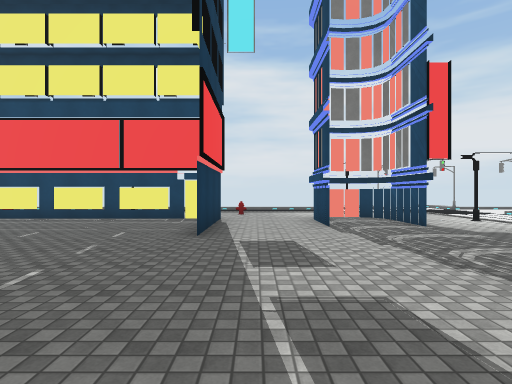
View 1 (above)

24 first-person views from a walk through a scene from a Unity 3-D project. The camera is 1.5 m above the floor, looks level and sees 80° across. The floor is counted in squares, 2 m on a side. Each view is taken from the middle of a square. On the plan, view 1 faces up. The plan holds only what a view shows up to about 10 squares ahead; the rest is blank. The place goes on beyond the plan. The player character is not drawn. Door leaves are left out, so doorways stand open. Surface patterns are stand-ins for the level's own textures.

View 2
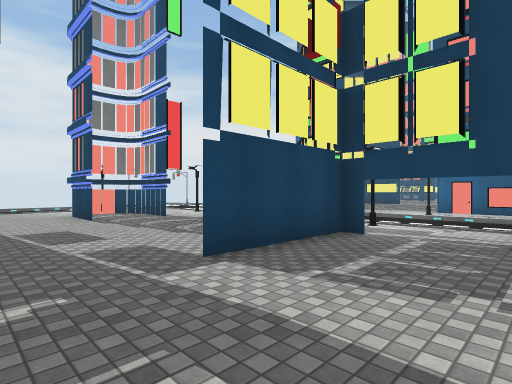

View 3
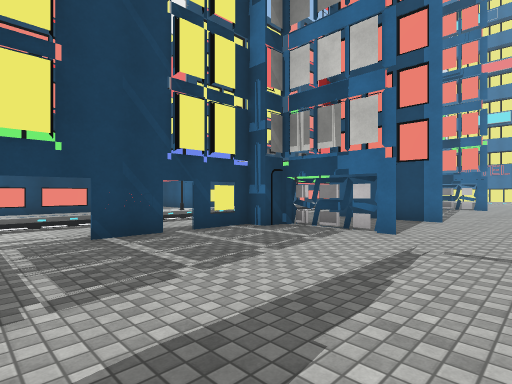

View 4
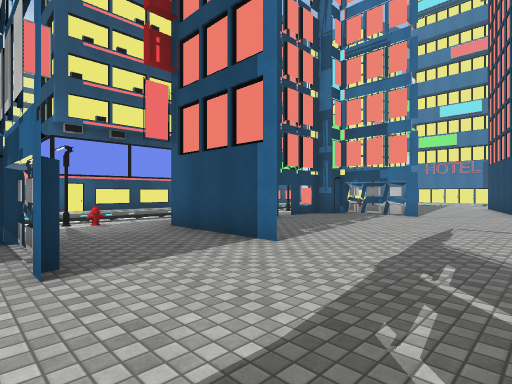

View 5
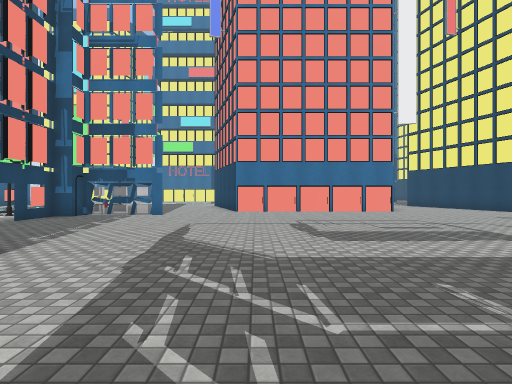

View 6
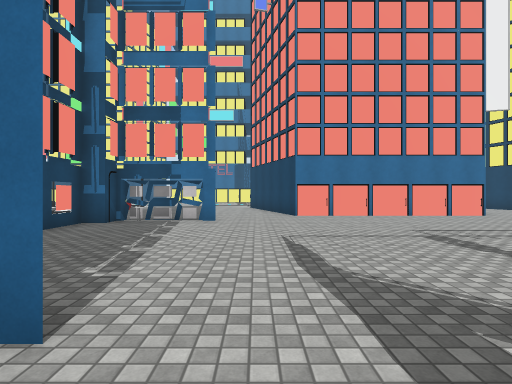

View 7
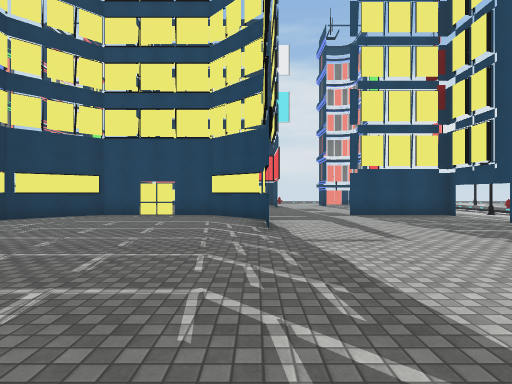

View 8
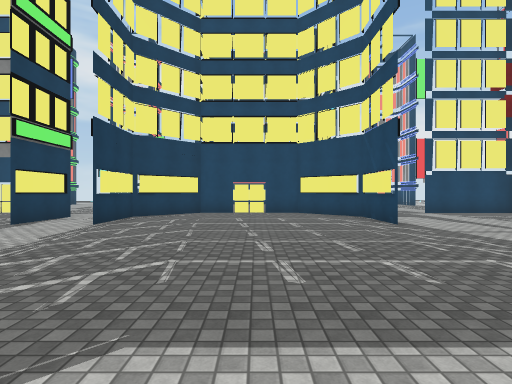

View 9
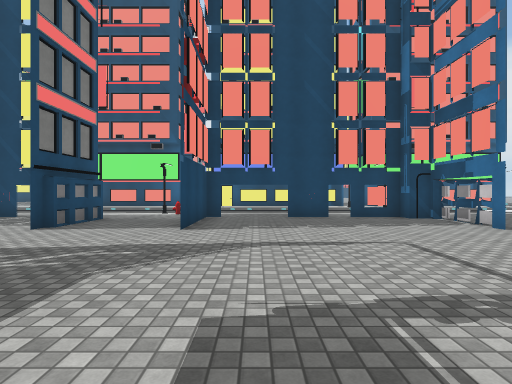

View 10
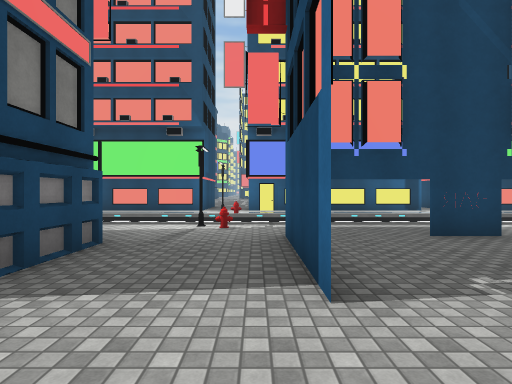

View 11
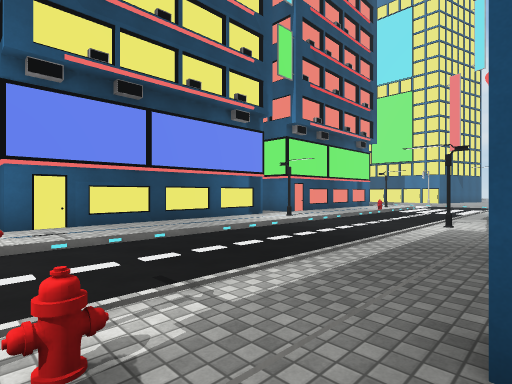

View 12
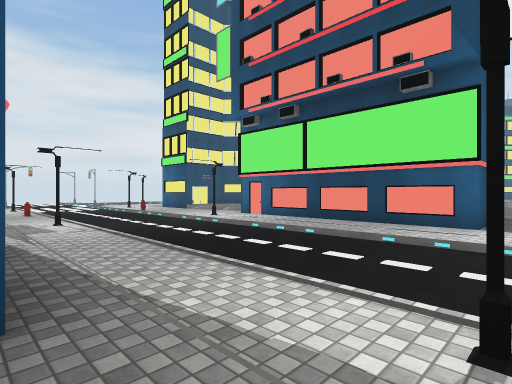

View 13
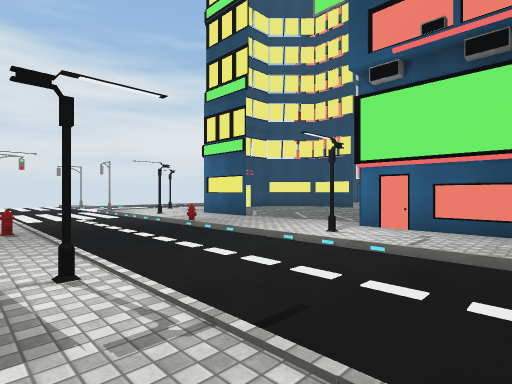

View 14
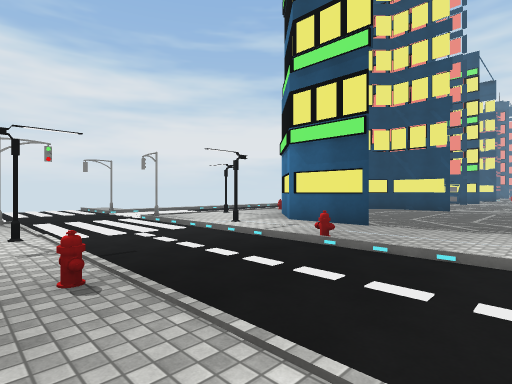

View 15
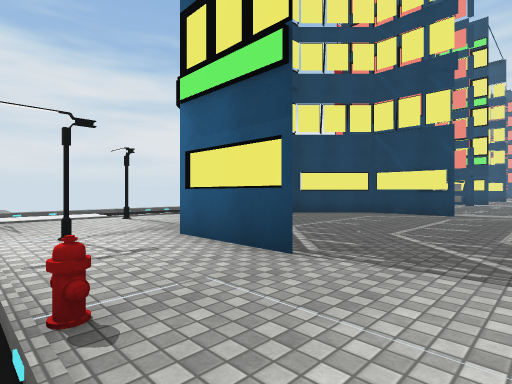

View 16
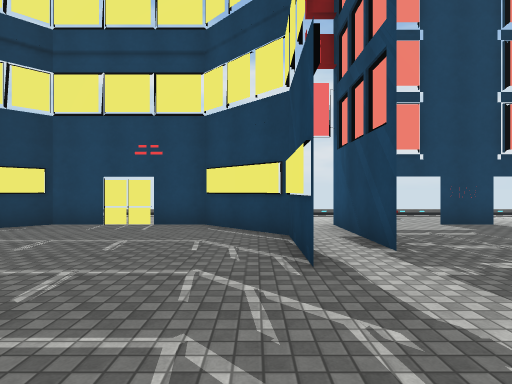

View 17
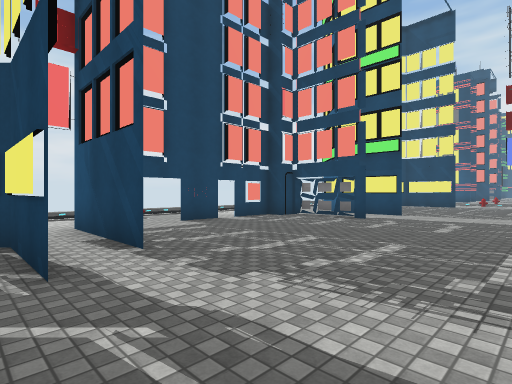

View 18
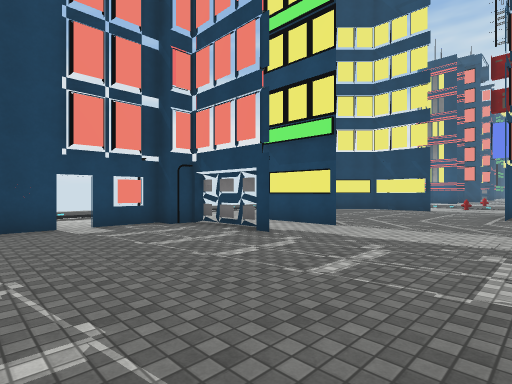

View 19
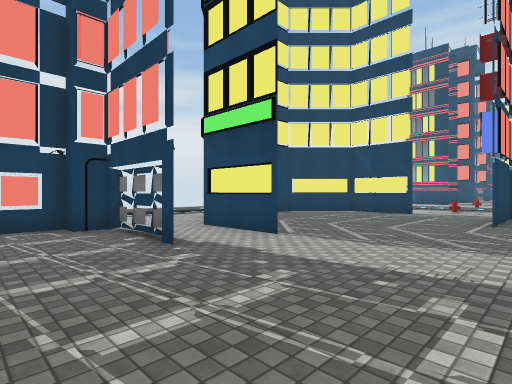

View 20
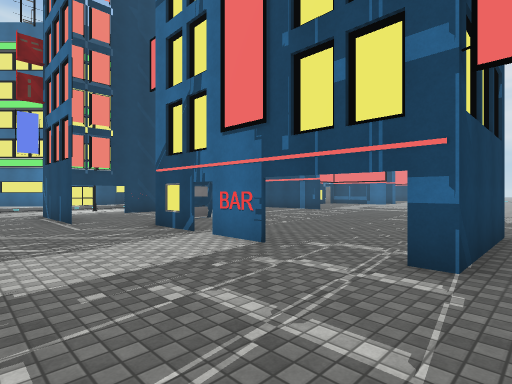

View 21
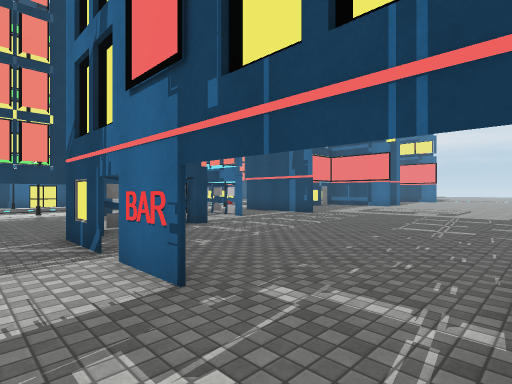

View 22
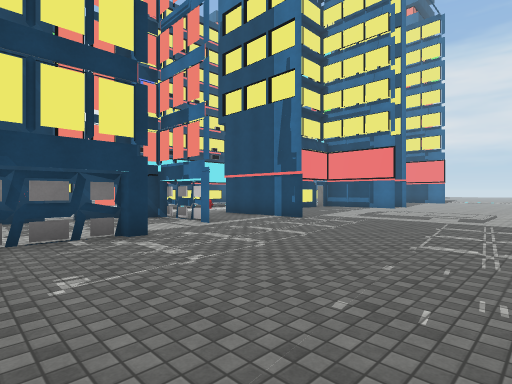

View 23
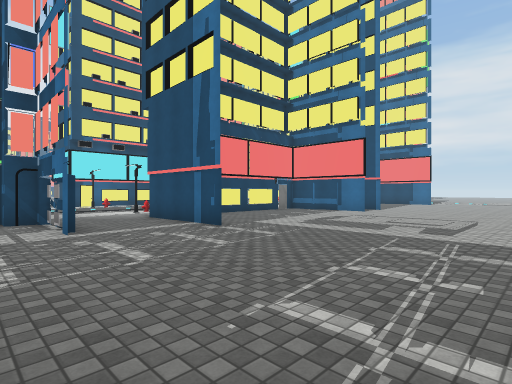

View 24
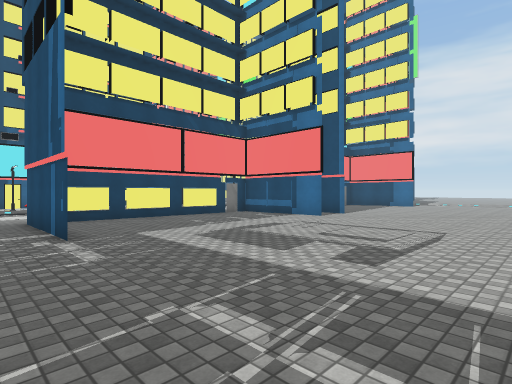

### Floor plan
Key: @ floor where view 1 was taken; # wall or solid block; . main floor; - floor 0.25 m lower than the main floor; / step, stairs or slope; D open door; T thing the floor can be seen under or through; O other object.
Columns run from 8 left of view 1 to 36 right of it. Each row starts with its distance up from view 1.
 14               .-  ...
 13               .-- ...
 12               ----
 11               #-./#.#..        ...  ..
 10        ...    /-./......      .... ...
  9  #######..OO#./-./...##### .#DD#D##..
  8  ......#..#D#.#--/#.##...##.#.D...#.#  ..
  7   .....#..#D#./--/..#.....###.....#.# ....
  6    ....#....../--/..#......##.....#.#......
  5     ..........O--O..........................
  4     ........../--/...........................
  3      ....... ./--/.......................###.
  2       .....  ./--/....    .......DDDDDTT...D.
  1 ######....###.#--//##           .#.D...T..DD.
  0 #....##.@...D./--/.#            .#.....T...#
 -1 ......#....DD./--/.#             #.....T...D
 -2 ......#....D#./--/.#             ..........#
 -3 ............D./--/.#             .........##
 -4 ............#./--/.#             .......###..
 -5 ............#./--/.#             ............
 -6 ..........###./--/.##            .......####.
 -7 .............O#--O#              ..........#
 -8  ............./--/.##             .........#
 -9   ........##D./--/.#              .........#
-10   ..........D./--/.#              .........#
-11  ..........DD./--/.#               ........
-12 ............D./--/.#               .......
-13 ............D./--/.#               .....#
-14 ............#./--/.#               .....
-15 ..........###.#--//#               ....
-16 ............../--/                 ...
-17  #######.. .../--                  ..

Positions as (right, up) in squares from view 1, and headings:
1: (0, 0), facing up
2: (-1, -2), facing up-right
3: (-1, 0), facing down-right
4: (-2, -5), facing down-right
5: (-2, -5), facing down
6: (0, -7), facing down
7: (-2, -9), facing up
8: (-5, -10), facing up
9: (-5, -10), facing right
10: (-1, -8), facing right
11: (4, -7), facing down-right
12: (4, -7), facing up-right
13: (5, -2), facing up-right
14: (5, 2), facing up-right
15: (9, 3), facing up-right
16: (18, 2), facing up
17: (18, 2), facing up-right
18: (22, 2), facing up-right
19: (24, 2), facing up-right
20: (24, 5), facing down-right
21: (25, 3), facing down-right
22: (26, 1), facing down-right
23: (26, -2), facing down-right
24: (26, -5), facing down-right
